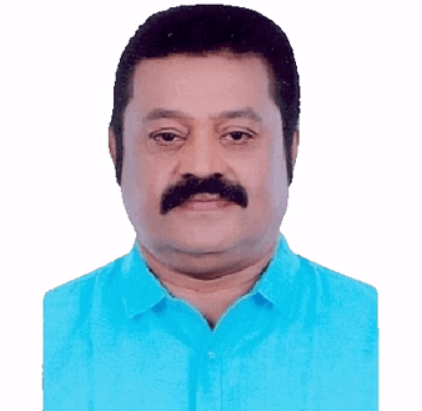
#> input picture sur/examples/sura.jpg, 422 x 411 px
$ python make_structure.py
#> lines starting #> are read from the running program, lines starting #| are printed output that depends on the picture; after the words box and inside, x2 and y2 are one past the last pixel; in counts of white or black regions, pixels touching at a corner belong together
import cv2
import numpy as np
from PIL import Image
import os

def make_structure_image(path_in, path_out):
#> called with path_in = 'examples/sura.jpg', path_out = 'examples/sura_structure.jpg'
    if not os.path.exists(path_in):
        print(f"File not found: {path_in}")
        return

    # Load image
    img = cv2.imread(path_in, cv2.IMREAD_GRAYSCALE)
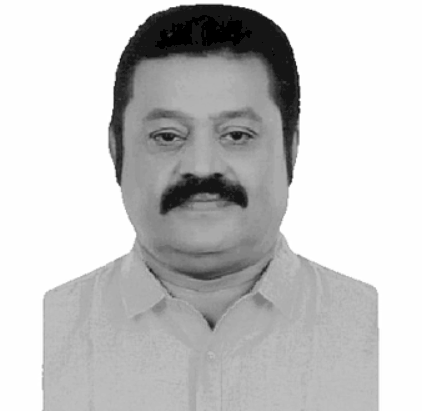
#> img: shape (411, 422); min 0, max 255, mean 197.5

    # 1. Adaptive Thresholding (looks like a sketch/stencil)
    # This keeps facial features while removing flat shading
    structure = cv2.adaptiveThreshold(img, 255, cv2.ADAPTIVE_THRESH_GAUSSIAN_C,
                                      cv2.THRESH_BINARY_INV, 11, 2)
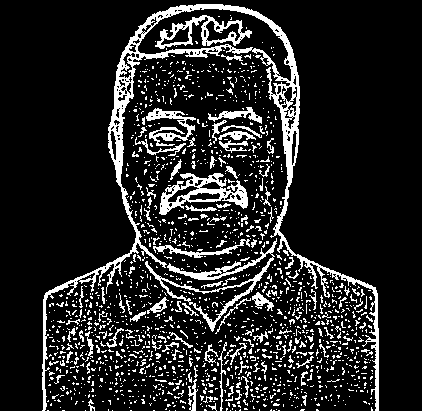
#> structure: shape (411, 422); 14.4% white; 1549 white regions (1421 under 20 px), largest, box (x1, y1, x2, y2) and area: (42, 4, 379, 411) 7772, (145, 238, 277, 332) 1503, (159, 173, 248, 215) 1373

    # 2. Dilate slightly to make lines thicker for particles to grab onto
    kernel = np.ones((2,2), np.uint8)
    structure = cv2.dilate(structure, kernel, iterations=1)
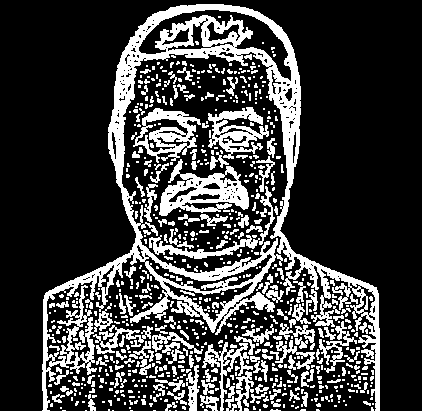
#> structure: shape (411, 422); 24.4% white; 722 white regions (533 under 20 px), largest, box (x1, y1, x2, y2) and area: (42, 4, 380, 411) 19095, (159, 159, 249, 216) 2325, (133, 108, 201, 163) 1589

    # Save
    cv2.imwrite(path_out, structure)
    print(f"Created structure image: {path_out}")

if __name__ == "__main__":
    make_structure_image("examples/sura.jpg", "examples/sura_structure.jpg")
